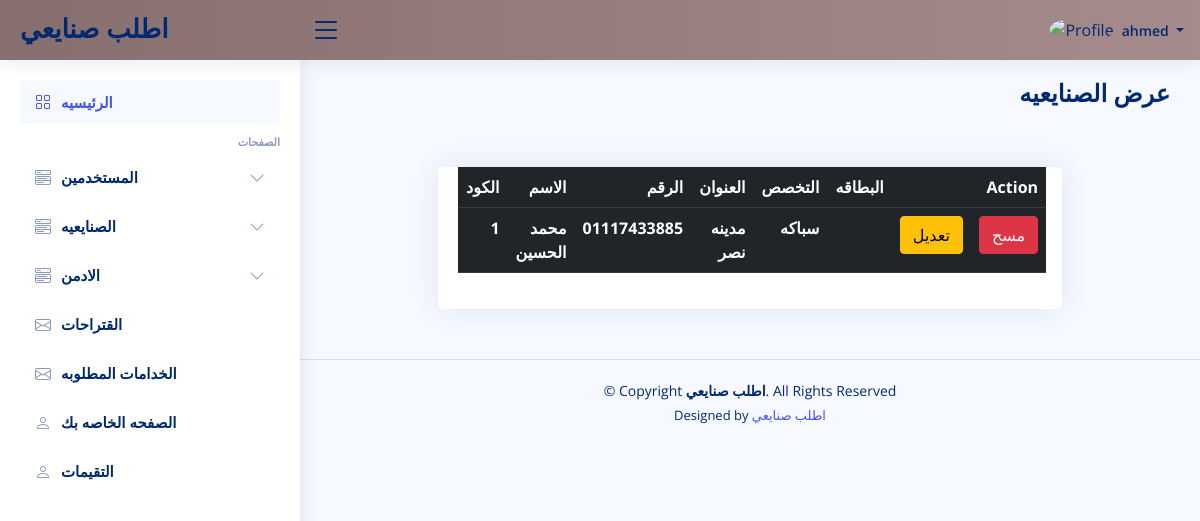
Page /admin/emps/list.php (signed in) on the earlier database version.
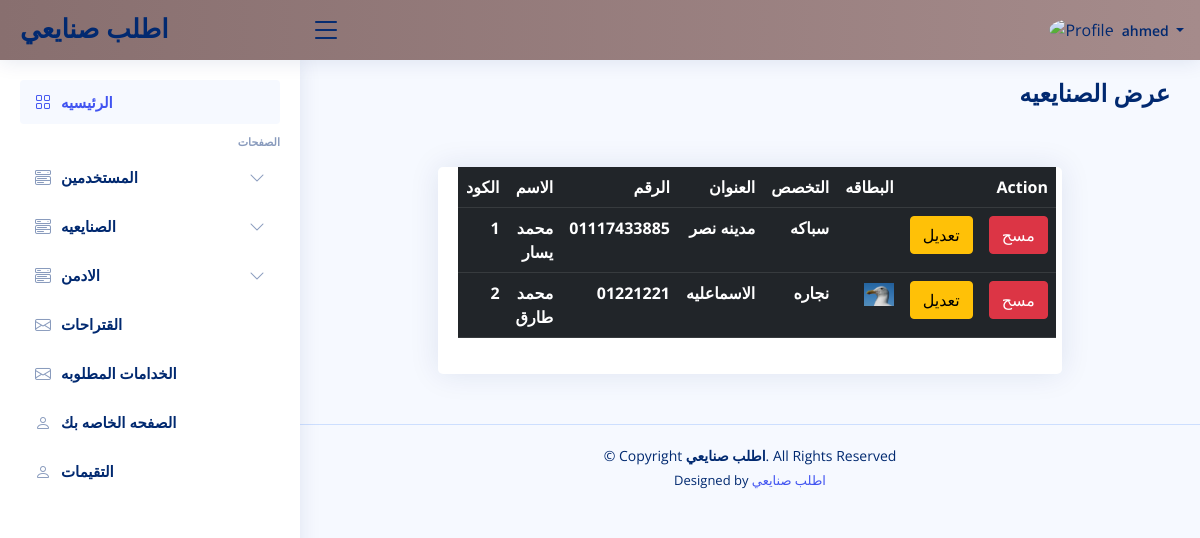
Same page on the later database version.
### tables this page shows
CREATE TABLE `employees` (
  `id` int(11) NOT NULL,
  `name` varchar(200) NOT NULL,
  `phone` varchar(66) NOT NULL,
  `address` varchar(50) NOT NULL,
  `filed` varchar(22) NOT NULL,
  `image` varchar(111) NOT NULL,
  `adminId` int(11) NOT NULL
);

### admin/emps/list.php (the view, shortened to what this page needs)
<?php
include '../shared/head.php';
include '../shared/header.php';
include '../shared/aside.php';
include '../sharedFunc/db.php';
$select = "SELECT * FROM `employees`";
$s = mysqli_query($conn, $select);
?>
<main id="main" class="main">
  <div class="pagetitle">
    <h1>عرض الصنايعيه</h1>
  </div>
  <section class="section dashboard">
    <div class="row">
      <div class="container col-9 mt-5 text-center">
        <div class="card">
          <div class="card-body">
            <table class="table table-dark">
              <tr>
                <th>الكود</th>
                <th>الاسم</th>
                <th>الرقم</th>
                <th>العنوان</th>
                <th>التخصص</th>
                <th>البطاقه</th>
                <th colspan="3">Action</th>
              </tr>
              <?php foreach ($s as $data) { ?>
                <tr>
                  <th> <?php echo $data['id'] ?> </th>
                  <th> <?php echo $data['name'] ?> </th>
                  <th> <?php echo $data['phone'] ?> </th>
                  <th> <?php echo $data['address'] ?> </th>
                  <th> <?php echo $data['filed'] ?> </th>
                  <th> <img width="30" src="./upload/<?php echo $data['image'] ?>" alt=""> </th>
                  <th> <a class="btn btn-warning" href="/safar/admin/emps/add.php?edit=<?php echo $data['id'] ?>">تعديل </a> </th>
                  <th> <a class="btn btn-danger" onclick="return confirm('are your Sure !')" href="/safar/admin/emps/list.php?delete=<?php echo $data['id'] ?>">مسح </a> </th>
                </tr>
              <?php } ?>
            </table>
          </div>
        </div>
      </div>
    </div>
  </section>
</main>
<?php
include '../shared/footer.php';
include '../shared/script.php';
?>

Differences in the rows shown:
changed employees "مدينه نصر": name "محمد الحسين" → "محمد يسار"
added employees: id "2", name "محمد طارق", phone "01221221", address "الاسماعليه", filed "نجاره", image (picture)
